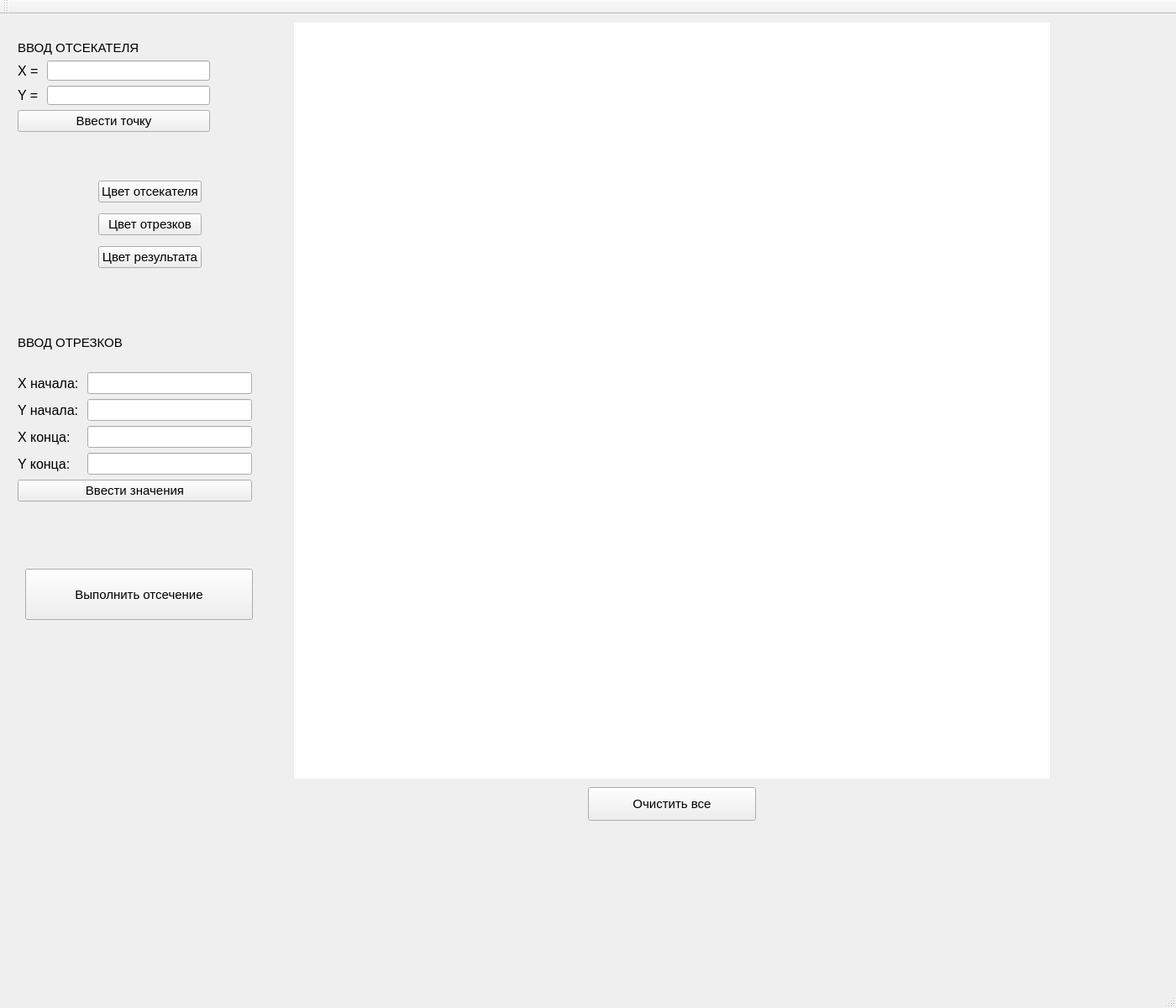
<?xml version="1.0" encoding="UTF-8"?>
<ui version="4.0">
 <class>MainWindow</class>
 <widget class="QMainWindow" name="MainWindow">
  <property name="geometry">
   <rect>
    <x>0</x>
    <y>0</y>
    <width>1400</width>
    <height>1200</height>
   </rect>
  </property>
  <property name="windowTitle">
   <string>MainWindow</string>
  </property>
  <widget class="QWidget" name="centralWidget">
   <widget class="QLabel" name="draw_label">
    <property name="geometry">
     <rect>
      <x>350</x>
      <y>10</y>
      <width>900</width>
      <height>900</height>
     </rect>
    </property>
    <property name="autoFillBackground">
     <bool>false</bool>
    </property>
    <property name="styleSheet">
     <string notr="true">background-color: rgb(255, 255, 255);</string>
    </property>
    <property name="text">
     <string/>
    </property>
   </widget>
   <widget class="QPushButton" name="pushButton_clean">
    <property name="geometry">
     <rect>
      <x>700</x>
      <y>920</y>
      <width>200</width>
      <height>40</height>
     </rect>
    </property>
    <property name="font">
     <font>
      <family>Arial</family>
      <pointsize>11</pointsize>
     </font>
    </property>
    <property name="text">
     <string>Очистить все</string>
    </property>
   </widget>
   <widget class="QPushButton" name="pushButton_cut">
    <property name="geometry">
     <rect>
      <x>30</x>
      <y>660</y>
      <width>271</width>
      <height>61</height>
     </rect>
    </property>
    <property name="font">
     <font>
      <family>Arial</family>
      <pointsize>11</pointsize>
     </font>
    </property>
    <property name="text">
     <string>Выполнить отсечение</string>
    </property>
   </widget>
   <widget class="QWidget" name="layoutWidget">
    <property name="geometry">
     <rect>
      <x>10</x>
      <y>180</y>
      <width>241</width>
      <height>141</height>
     </rect>
    </property>
    <layout class="QGridLayout" name="gridLayout">
     <item row="0" column="0">
      <widget class="QLabel" name="border_color">
       <property name="text">
        <string/>
       </property>
      </widget>
     </item>
     <item row="0" column="1">
      <widget class="QPushButton" name="pushButton_border">
       <property name="font">
        <font>
         <family>Arial</family>
         <pointsize>11</pointsize>
        </font>
       </property>
       <property name="text">
        <string>Цвет отсекателя</string>
       </property>
      </widget>
     </item>
     <item row="1" column="0">
      <widget class="QLabel" name="lines_color">
       <property name="text">
        <string/>
       </property>
      </widget>
     </item>
     <item row="1" column="1">
      <widget class="QPushButton" name="pushButton_lines">
       <property name="font">
        <font>
         <family>Arial</family>
         <pointsize>11</pointsize>
        </font>
       </property>
       <property name="text">
        <string>Цвет отрезков</string>
       </property>
      </widget>
     </item>
     <item row="2" column="0">
      <widget class="QLabel" name="result_color">
       <property name="text">
        <string/>
       </property>
      </widget>
     </item>
     <item row="2" column="1">
      <widget class="QPushButton" name="pushButton_result">
       <property name="font">
        <font>
         <family>Arial</family>
         <pointsize>11</pointsize>
        </font>
       </property>
       <property name="text">
        <string>Цвет результата</string>
       </property>
      </widget>
     </item>
    </layout>
   </widget>
   <widget class="QWidget" name="layoutWidget">
    <property name="geometry">
     <rect>
      <x>10</x>
      <y>350</y>
      <width>301</width>
      <height>241</height>
     </rect>
    </property>
    <layout class="QVBoxLayout" name="verticalLayout_2">
     <item>
      <widget class="QLabel" name="label_6">
       <property name="font">
        <font>
         <family>Arial</family>
         <pointsize>11</pointsize>
        </font>
       </property>
       <property name="text">
        <string>ВВОД ОТРЕЗКОВ</string>
       </property>
      </widget>
     </item>
     <item>
      <layout class="QGridLayout" name="gridLayout_3">
       <item row="0" column="0">
        <widget class="QLabel" name="label_4">
         <property name="font">
          <font>
           <family>Arial</family>
           <pointsize>12</pointsize>
          </font>
         </property>
         <property name="text">
          <string>X начала: </string>
         </property>
        </widget>
       </item>
       <item row="0" column="1">
        <widget class="QLineEdit" name="lineEdit_xbeg">
         <property name="font">
          <font>
           <family>Arial</family>
           <pointsize>11</pointsize>
          </font>
         </property>
        </widget>
       </item>
       <item row="1" column="0">
        <widget class="QLabel" name="label_5">
         <property name="font">
          <font>
           <family>Arial</family>
           <pointsize>12</pointsize>
          </font>
         </property>
         <property name="text">
          <string>Y начала: </string>
         </property>
        </widget>
       </item>
       <item row="1" column="1">
        <widget class="QLineEdit" name="lineEdit_ybeg">
         <property name="font">
          <font>
           <family>Arial</family>
           <pointsize>11</pointsize>
          </font>
         </property>
        </widget>
       </item>
       <item row="2" column="0">
        <widget class="QLabel" name="label_10">
         <property name="font">
          <font>
           <family>Arial</family>
           <pointsize>12</pointsize>
          </font>
         </property>
         <property name="text">
          <string>X конца: </string>
         </property>
        </widget>
       </item>
       <item row="2" column="1">
        <widget class="QLineEdit" name="lineEdit_xend">
         <property name="font">
          <font>
           <family>Arial</family>
           <pointsize>11</pointsize>
          </font>
         </property>
        </widget>
       </item>
       <item row="3" column="0">
        <widget class="QLabel" name="label_9">
         <property name="font">
          <font>
           <family>Arial</family>
           <pointsize>12</pointsize>
          </font>
         </property>
         <property name="text">
          <string>Y конца: </string>
         </property>
        </widget>
       </item>
       <item row="3" column="1">
        <widget class="QLineEdit" name="lineEdit_yend">
         <property name="font">
          <font>
           <family>Arial</family>
           <pointsize>11</pointsize>
          </font>
         </property>
        </widget>
       </item>
      </layout>
     </item>
     <item>
      <widget class="QPushButton" name="pushButton_addline">
       <property name="font">
        <font>
         <family>Arial</family>
         <pointsize>11</pointsize>
        </font>
       </property>
       <property name="text">
        <string>Ввести значения</string>
       </property>
      </widget>
     </item>
    </layout>
   </widget>
   <widget class="QWidget" name="layoutWidget">
    <property name="geometry">
     <rect>
      <x>10</x>
      <y>20</y>
      <width>251</width>
      <height>131</height>
     </rect>
    </property>
    <layout class="QVBoxLayout" name="verticalLayout">
     <item>
      <widget class="QLabel" name="label_2">
       <property name="font">
        <font>
         <family>Arial</family>
         <pointsize>11</pointsize>
        </font>
       </property>
       <property name="text">
        <string>ВВОД ОТСЕКАТЕЛЯ</string>
       </property>
      </widget>
     </item>
     <item>
      <layout class="QGridLayout" name="gridLayout_2">
       <item row="0" column="0">
        <widget class="QLabel" name="label">
         <property name="font">
          <font>
           <family>Arial</family>
           <pointsize>12</pointsize>
          </font>
         </property>
         <property name="text">
          <string>X = </string>
         </property>
        </widget>
       </item>
       <item row="0" column="1">
        <widget class="QLineEdit" name="lineEdit_x">
         <property name="font">
          <font>
           <family>Arial</family>
           <pointsize>11</pointsize>
          </font>
         </property>
        </widget>
       </item>
       <item row="1" column="0">
        <widget class="QLabel" name="label_7">
         <property name="font">
          <font>
           <family>Arial</family>
           <pointsize>12</pointsize>
          </font>
         </property>
         <property name="text">
          <string>Y = </string>
         </property>
        </widget>
       </item>
       <item row="1" column="1">
        <widget class="QLineEdit" name="lineEdit_y">
         <property name="font">
          <font>
           <family>Arial</family>
           <pointsize>11</pointsize>
          </font>
         </property>
         <property name="text">
          <string/>
         </property>
        </widget>
       </item>
      </layout>
     </item>
     <item>
      <widget class="QPushButton" name="pushButton_otcekatel">
       <property name="font">
        <font>
         <family>Arial</family>
         <pointsize>11</pointsize>
        </font>
       </property>
       <property name="text">
        <string>Ввести точку</string>
       </property>
      </widget>
     </item>
    </layout>
   </widget>
  </widget>
  <widget class="QMenuBar" name="menuBar">
   <property name="geometry">
    <rect>
     <x>0</x>
     <y>0</y>
     <width>1400</width>
     <height>17</height>
    </rect>
   </property>
  </widget>
  <widget class="QToolBar" name="mainToolBar">
   <attribute name="toolBarArea">
    <enum>TopToolBarArea</enum>
   </attribute>
   <attribute name="toolBarBreak">
    <bool>false</bool>
   </attribute>
  </widget>
  <widget class="QStatusBar" name="statusBar"/>
 </widget>
 <layoutdefault spacing="6" margin="11"/>
 <resources/>
 <connections/>
</ui>
